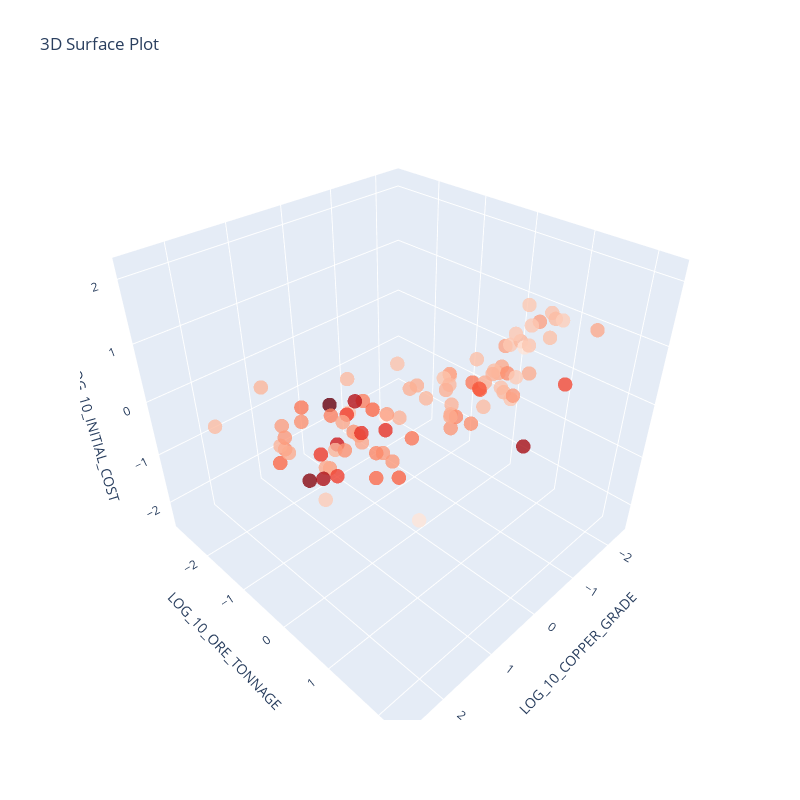

Notebook cell for this chart:
### Code cell
col_x = 'LOG_10_COPPER_GRADE'
col_y = 'LOG_10_ORE_TONNAGE'
col_z = 'LOG_10_INITIAL_COST'
df = X_train_knn

fig = go.Figure(data=[go.Surface(x=df[col_x].values, 
                                 y=df[col_y].values, 
                                 z=df[col_z].values)])

fig = go.Figure(data=[go.Scatter3d(
    x=df[col_x].values, 
    y=df[col_y].values, 
    z=df[col_z].values,
    mode='markers',
    marker=dict(
        size=5,
        color=y_train,
        colorscale='reds',
        opacity=0.8
    )
)])

# Customize the plot
fig.update_layout(
    title='3D Surface Plot',
    scene=dict(
        xaxis_title=col_x,
        yaxis_title=col_y,
        zaxis_title=col_z
    ),
    width=800,
    height=800
)

# Show the plot
fig.show()
fig.write_html('prob_simple_numerical.html')
